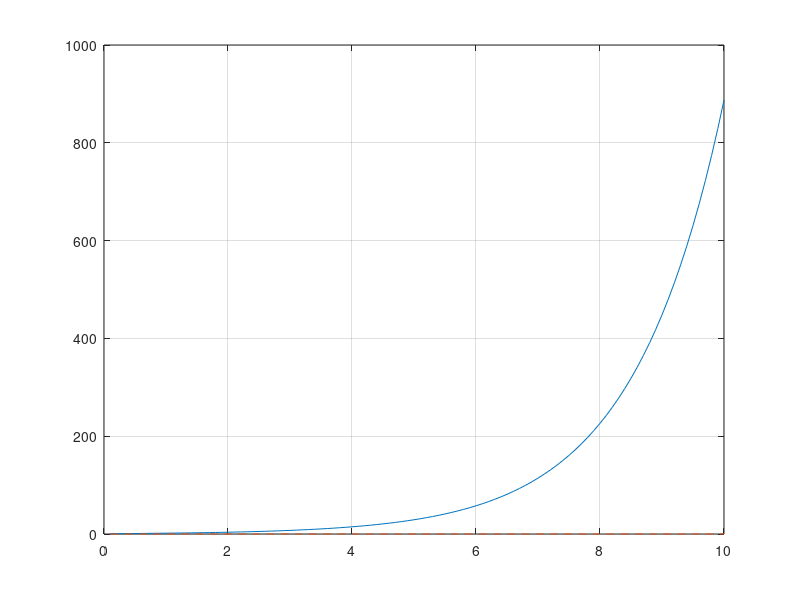

Write the MATLAB code that produced this figure.
%
%------- Basic system model
%
clear;
T=0.1;
Phi=[1 T;0.5*T 1];
Gam=[T^2/2;T];
C=[1 0];
n=size(Phi,1);
m=size(Gam,2);
%
%------- Parameters --------
%
q=5;
r=1;
N=5;
z0=[0.5;1];
%
%------- Define matrices for the QP --------
%
Hz1 = kron(eye(N-1),2*q*(C'*C));
Hz2 = 2*q*eye(2);
Hu  = kron(eye(N),2*r);
H   = blkdiag(Hz1,Hz2,Hu);
f = [];

%
%----- For problem 2 with inequalities ---------
%
% A=[];
% b=[];
A1 = kron(eye(N),zeros(2));
A2 = kron(eye(N),1);
A3 = [zeros(N,length(A1)) kron(eye(N),-1)];
A = [blkdiag(A1,A2);A3];
b=[zeros(2*N,1);ones(2*N,1)];

%
%----- Cost ------------
%
Az1 = kron(eye(N),eye(2));
Az2 = [zeros(2,2*N);kron(eye(N-1),-Phi) zeros(2*N-2,2)];
Az  = Az1+Az2;
Au  = kron(eye(N),-Gam);
Aeq = [Az Au];
beq = [Phi*z0;zeros(2*N-2,1)];
AA = [Phi;zeros(2*N-2,2)]; % AA is defined as in the description below
                       % The change in beq will only happen for
                       % the first and second row with the rate Phi
                          

%

%------- MPC algorithm ------

%
M=100; %time horizon
zt=z0;
yvec=[];
uvec=[];
options=optimset('largescale','off');
for flcnt1=1:M
    beq=AA*zt;  % The matrix AA defines how the last measured state
                % determines the right hand side in the equality constraint.
    x=quadprog(H,f,A,b,Aeq,beq,[],[],[],options);
    ut=x(n*N+1);
    zt=Phi*zt+Gam*ut;
    yvec=[yvec;C*zt];
    uvec=[uvec;ut];
end
tvec=T*(1:1:M);
%subplot(3,1,3)  %For the other two sets of parameters you should change
                %the third index to 2 and 3, respectively.
plot(tvec,yvec,'-',tvec,uvec,'--')
grid